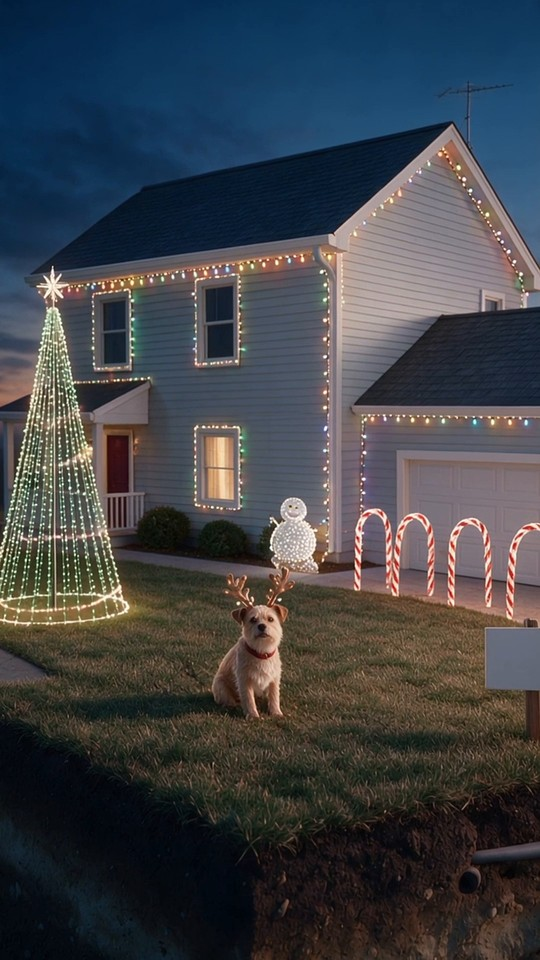
#> input picture pipeline/street/16.jpg, 540 x 960 px
$ python -i 18-build.py   (imports and definitions only)
#> lines starting #> are read from the running program, lines starting #| are printed output that depends on the picture
# Video 18 (B20, "How to Launch a Ship From Your Back Yard"): the edit (CLAUDE.md 6.2 Steps 7, 9 and 10; written 26 Nov 2026).
# The first video edited under the rules of 25 Nov 2026 (CLAUDE.md 7.4), on 17-build.py's machinery:
# - place2(): every clip plays at its own speed with its landing on the word that names it, plays until it has settled, and
#   the finished step rests for a beat (STEP_BEAT) before the next clip starts. No clip is cut while its part is moving;
# - every clip is joined at its fifth frame or later (MINSTART) with three frames mixed (XFADE): wan2_7's first frames fade
#   from the still's tone into the clip's own;
# - the nearest source frame, never a blend; the colour shift back to S0's; the 720p frames upscaled to 1080x1920 with a light
#   sharpen; a slow push-in (0.6% a second) that is never snapped back; no whip and no blur;
# - captions, the term label and the counter are 16-overlays.py's ASS events; each clip's own sound is placed where its
#   picture is, never raised by more than 3 dB (MAXBOOST), left out if nearly silent (QUIET) or if a recogniser hears a
#   word in it (MUTE: none of the pilot's six).
#
#   python3 18-build.py <work dir> pilot      (pilot-map: the time map and the beats only)
#     the Gate D pilot: the opening (frame 0 to the first "But") and loop 3, the hardest fix (its "But" to the next "But"),
#     as the edit will play them. -> work/pilot.mp4 (voice, bed, the clips' own sounds, the tick), work/pilot_voiceonly.mp4,
#     work/pilot_natural.mp4 (the six clips as they came, with their own sound), work/pilot_hook.jpg (0, 0.5, 1 and 2 s),
#     work/pilot_steps.jpg (each step on its word), work/pilot_B_raw.mp4 + work/pilot_B_map.json (analysis/joins_check.py).
# The work dir holds stills/<key>.png, clips/<key>.mp4, work/check.json (steps-check.py), audio/ (narr_gateC.wav and
# words_gateC.json: the narration as the user heard it at Gate C; bed.mp3, tick.mp3, till.mp3) and fonts/HBXCaption.ttf.
import importlib.util, json, os, re, subprocess, sys
import numpy as np, cv2
from PIL import Image, ImageDraw, ImageFont

HERE = os.path.dirname(os.path.abspath(__file__))
# [1 line that did not run here, left out]
# [1 line not run here, left out]
def _imp(name, f):
    s = importlib.util.spec_from_file_location(name, os.path.join(HERE, f)); m = importlib.util.module_from_spec(s)
    s.loader.exec_module(m); return m
# [1 line that did not run here, left out]
# [1 line that did not run here, left out]
SW, SH = 720, 1276                       # wan2_7's 720p frame

def run(args): subprocess.run(['ffmpeg', '-loglevel', 'error', '-y'] + args, check=True)

# ---- the words: the narration as heard at Gate C (steps-timing.py: beats and step beats kept) ----
NARR = 'audio/narr_gateC.wav'
# [1 line not run here, left out]
def norm(w): return re.sub(r"[^a-z0-9'\-]", '', w.lower())
# [5 lines left out: function at, not called in this run]
# [1 line that did not run here, left out]

# ---- the clips: when each step lands and when it has settled ----
# Read on 26 Nov 2026 off each clip's sheet at 8 frames a second, close strips and the motion inside its part's own box
# (the heaps are 0.5% of the frame: steps-check.py's whole-frame `settle` sees only the first frames' fade, so check.json
# carries the boxes' reading for W3_2 and W3_3).
# [1 line not run here, left out]
def nframes(k): return CHECK[k]['frames']
def lastf(k): return (nframes(k) - 1) / FPS
def seg(k, s0, s1, v0, v1, **kw): return dict(k=k, s0=s0, s1=s1, v0=v0, v1=v1, **kw)
READ = {  # clip: (source time of the landing, what lands)
    'FC3':  (1.07, 'the hook opens at 0.15 s and the boat rolls; it hits the dock at 1.07 s; the splash peaks at 1.3-1.5 s'),
    'W3_1': (1.60, 'the cradle surfaces under the boat at 0.25 s; boat and cradle stop at the top of the rails at 1.6 s'),
    'W3_2': (0.60, 'two heaps fly out from the hull ends from 0.2 s and land at 0.6 s, with dust'),
    'W3_3': (0.60, 'two more heaps, further down, land at 0.6 s, with dust'),
    'W3_L': (1.73, 'the hook opens at 0.3 s; the boat rolls down dragging the heaps; in the water at 1.5 s; afloat at 1.73 s'),
}

# [1 line that did not run here, left out]
PLAIN_JOIN = {'FC2'}   # joins mixed whole: the incoming part creeps slowly from frame 1, so a mask would snap it
XMASK = 8.0                              # grey levels a frame: more than this, the incoming clip is moving there (not mixed)
# [16 lines left out: function place2, not called in this run]
def item(k, at_, to=None):
    land = READ[k][0]
    return dict(k=k, land=land, settle=CHECK[k]['settle'], at=at_, to=lastf(k) if to is None else to)

# ---- colour: each still's shift against S0 on its sunlit lawn and (lightness only) on its pale ground (17-build.py) ----
GROUND = (0.10, 0.90, 0.90, 0.98)       # the pale ground under the block
LAWN_K, GROUND_K, NOFIX = 0.7, 0.5, set()
def lawn_mask(lab):
    a = cv2.GaussianBlur(lab[..., 1], (0, 0), 3); b = cv2.GaussianBlur(lab[..., 2], (0, 0), 3)
    return np.clip((130.0 - a) / 8.0, 0, 1) * np.clip((b - 136.0) / 8.0, 0, 1)
def lab_stats(img):
    lab = cv2.cvtColor(cv2.resize(img, (SW, SH), interpolation=cv2.INTER_AREA), cv2.COLOR_BGR2LAB).astype(np.float32)
    y0, y1 = int(0.12 * SH), int(0.52 * SH)
    reg = lab[y0:y1].reshape(-1, 3); m = lawn_mask(lab)[y0:y1].reshape(-1) > 0.9
    px = reg[m]; lit = px[px[:, 0] >= np.percentile(px[:, 0], 50)]
    x0, g0, x1, g1 = GROUND
    return np.median(lit, 0), lab[int(g0 * SH):int(g1 * SH), int(x0 * SW):int(x1 * SW)].reshape(-1, 3).mean(0)
_stats, _ref = {}, []
# [5 lines left out: function still_shift, not called in this run]
def progress(k):
    st = np.array(CHECK[k]['step'], np.float32); c = np.cumsum(st); return c / max(c[-1], 1e-6)
# [5 lines left out: function colour_fix, not called in this run]

# ---- the camera in the edit: a slow push-in through a loop, never snapped back (5 Rule 5) ----
RATE, BASE = 0.006, 1.004               # BASE: 720x1276 x 1.5 is 6 px short of 1920
FOCUS = (0.50, 0.46)                    # the lawn's foot, where the hull goes in: it stays where it is
END_PUSH = None                         # (t0, t1, zoom at t1): the last shot pushes in on the lift (set in map_full)
# [9 lines left out: function zoom, not called in this run]

VIEWS = []                              # (from, to, view) in video time; each view pushes in toward its own point
# [9 lines left out: functions focus_at, M_at, not called in this run]

class Clip:
    """Reads a clip's frames in order (the time map only ever goes forward in a clip), keeping the last one read."""
    def __init__(self, k): self.cap = cv2.VideoCapture(f'clips/{k}.mp4'); self.i = -1; self.f = None
    # [57 lines left out: functions get, render, not called in this run]

# ---- overlays (17-build.py's) ----
CAP_Y, CAP_FS, MAXW = 1440, 114, 900
# [1 line that did not run here, left out]
MERGE = [(('four', 'hundred', 'thousand', 'dollars'), '$400,000')]   # a long spoken number shows as digits (7.4)
def cap(w): return re.sub(r"[^A-Za-z0-9'\-]", '', w).upper()
# [15 lines left out: function caption_events, not called in this run]
# [14 lines that did not run here, left out]
# the bill (18-bill.md): $50 (a tow rope) at frame 0, then one jump per fix as its name is said ("This is a ...", "These
# are ..."); the total $397,150. A term wider than 940 px goes on two lines (5).
BILL = [('SLIPWAY', 'slipway', 37900), ('LAUNCHING\\NTRIGGER', 'trigger', 3000), ('DRAG CHAINS', 'chains', 2700),
        ('BALLAST', 'ballast', 2500), ('BOAT HOIST', 'hoist', 351000)]
START_PRICE = 50
# [19 lines left out: functions fixes, ass_file, not called in this run]

# ---- sound ----
BED_UNDER, FX_UNDER, TICK_OFF = 15.0, 11.0, -6.0    # dB under the voice by active RMS (measure the result)
POST_GAIN, LIMIT = 0.0, 0.79
MAXBOOST, QUIET, MUTE, FX_OFF = 3.0, -35.0, set(), {}
SND_CUT = {'W5_1': 1.10}            # W5_1's sound is a steady roar near full scale from 0.5 to 2.0 s: its impact only
# [19 lines left out: functions rms_db, bed_loop, not called in this run]
LEFT_OUT = {}
# [76 lines left out: functions mix, loudness, sheet, natural, not called in this run]

TAG = ("drawtext=fontfile=fonts/HBXCaption.ttf:text='{}':fontsize=40:fontcolor=0xFFD62E:borderw=4:bordercolor=black:"
       "x=(w-text_w)/2:y=110")
# [17 lines left out: functions window, concat, not called in this run]

# [62 lines not run here, left out]
SETTLE = {'FC1': 1.90, 'W1_1': 1.40, 'W1_2': 0.70, 'W1_3': 0.73, 'W1_4': 2.30, 'FC2': 1.83, 'W2_1': 1.10, 'W2_2': 0.90,
          'W2_3': 0.70, 'FC4': 2.27, 'W4_1': 1.35, 'W4_2': 1.50, 'W4_3': 2.00, 'FC5': 1.70, 'W5_1': 1.00, 'W5_2': 0.70,
          'W5_3B': 1.00, 'W5_UB': 1.45}
W5UB_TO = 4.00                    # W5_UB's last usable frame: after it the boat sinks back toward the end picture
# [6 lines left out: function item2, not called in this run]
FOCUS_AT = {'stage': (0.50, 0.46), 'cv2': (0.50, 0.50), 'cv4': (0.50, 0.50), 'stage5': (0.25, 0.55)}
CARD = 1.5
INK_, YEL_ = (16, 26, 51), (255, 214, 46)
STREET_BEFORE = [16, 17]          # the build videos already on the street (pipeline/street/NN.jpg); 18 drops into lot 3
# [72 lines left out: functions street_card, map_full, not called in this run]
# [7 lines not run here, left out]

WORD = {'FC1': 'inch', 'W1_1': 'piles', 'W1_2': 'rails', 'W1_3': 'cradle', 'W1_4': 'hull', 'FC2': 'flattens', 'W2_1': 'pile',
        'W2_2': 'hook', 'W2_3': 'lever', 'FC3': 'rams', 'W3_1': 'rails', 'W3_2': 'chain', 'W3_3': 'heaps', 'W3_L': 'chains',
        'FC4': 'floods', 'W4_1': 'blocks', 'W4_2': 'row', 'W4_3': 'cover', 'FC5': 'but', 'W5_1': 'piers', 'W5_2': 'crane',
        'W5_3B': 'slings', 'W5_UB': "that's"}
# [38 lines not run here, left out]

>>> import cv2
>>> picture = cv2.imread('street/16.jpg')
#> picture is the input picture: shape (960, 540, 3); mean B, G, R 71.7, 66.6, 63.5
>>> result = lab_stats(picture)
#> in lab_stats, `lab = cv2.cvtColor(cv2.resize(img, (SW, SH), interpolation=cv2.INTER_A..`:
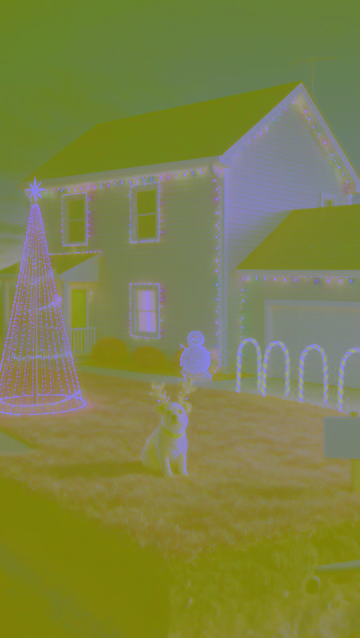
#> lab: shape (1276, 720, 3) float32 (shown at 1/2 size); mean B, G, R 71, 130, 125.1
#> in lawn_mask, `a = cv2.GaussianBlur(lab[..., 1], (0, 0), 3)`:
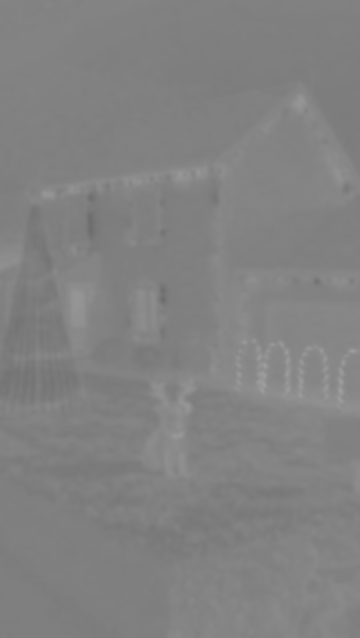
#> a: shape (1276, 720) float32 (shown at 1/2 size); min 108.9, max 159.1, mean 130
#> in lawn_mask, `b = cv2.GaussianBlur(lab[..., 2], (0, 0), 3)`:
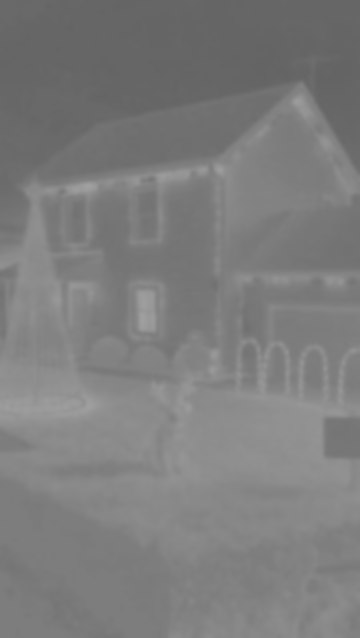
#> b: shape (1276, 720) float32 (shown at 1/2 size); min 99.97, max 160.4, mean 124.9
#> in lawn_mask, `return np.clip((130.0 - a) / 8.0, 0, 1) * np.clip((b - 136.0) / 8.0, 0..`:
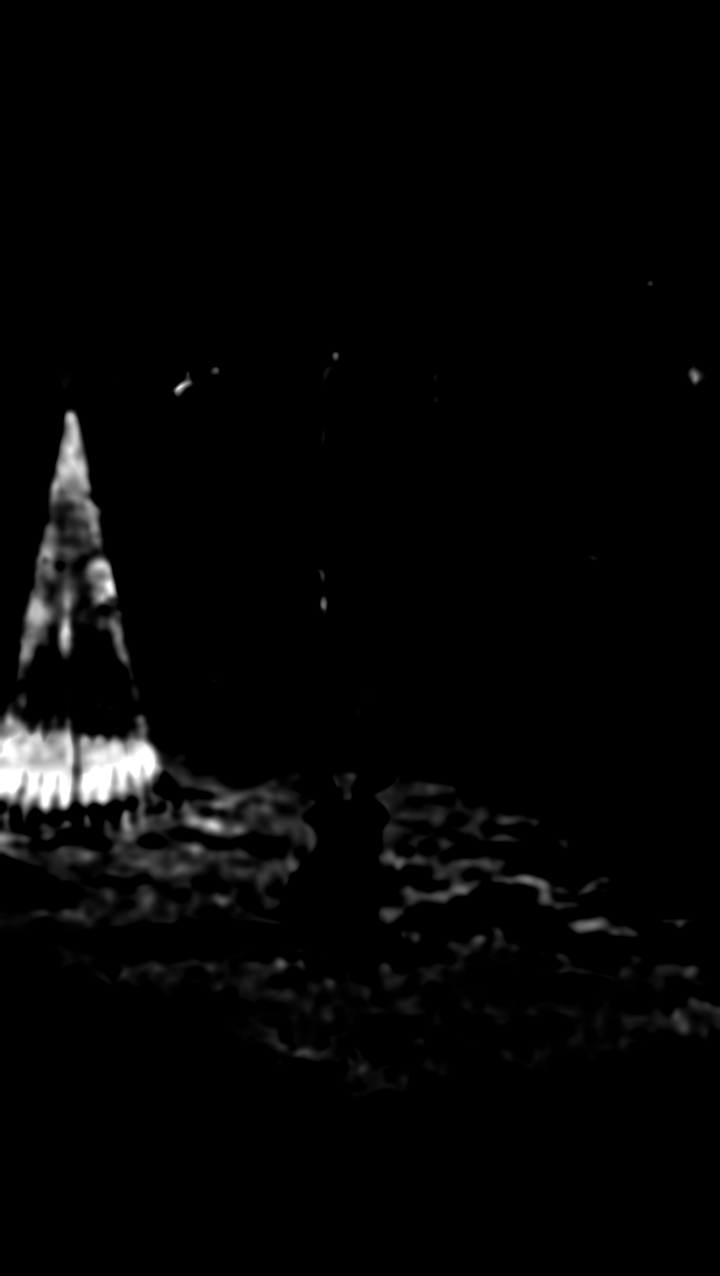
#> returned value: shape (1276, 720) float32; min 0, max 1, mean 0.0215
#> in lab_stats, `px = reg[m]`: px = 47 rows, first 8: [100, 121, 144], [98, 120, 143], [114, 120, 145], [172, 121, 144], [170, 121, 144], [193, 120, 143], [148, 120, 143], [153, 121, 143]
#> in lab_stats, `lit = px[px[:, 0] >= np.percentile(px[:, 0], 50)]`: lit = 25 rows, first 8: [172, 121, 144], [170, 121, 144], [193, 120, 143], [148, 120, 143], [153, 121, 143], [210, 121, 142], [195, 120, 143], [179, 121, 143]
#> result = ([172, 120, 146], [18.55, 129.9, 127.6])
